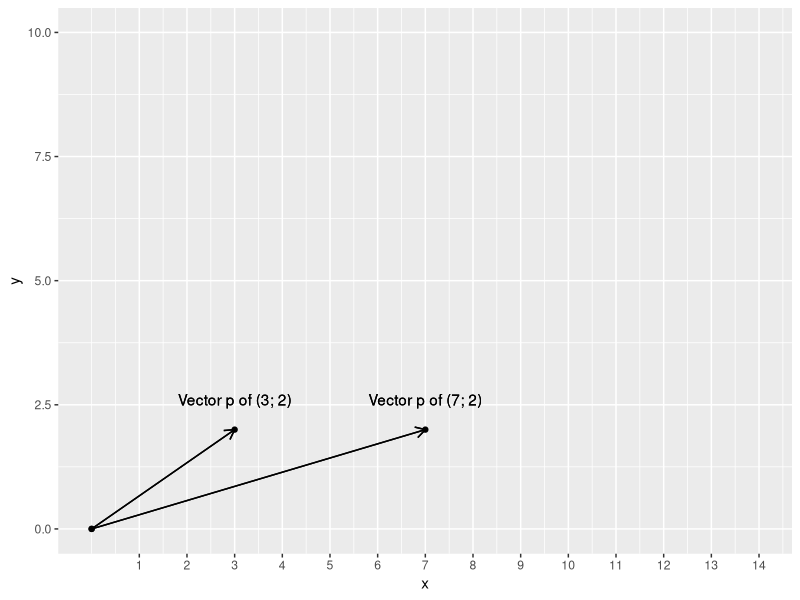
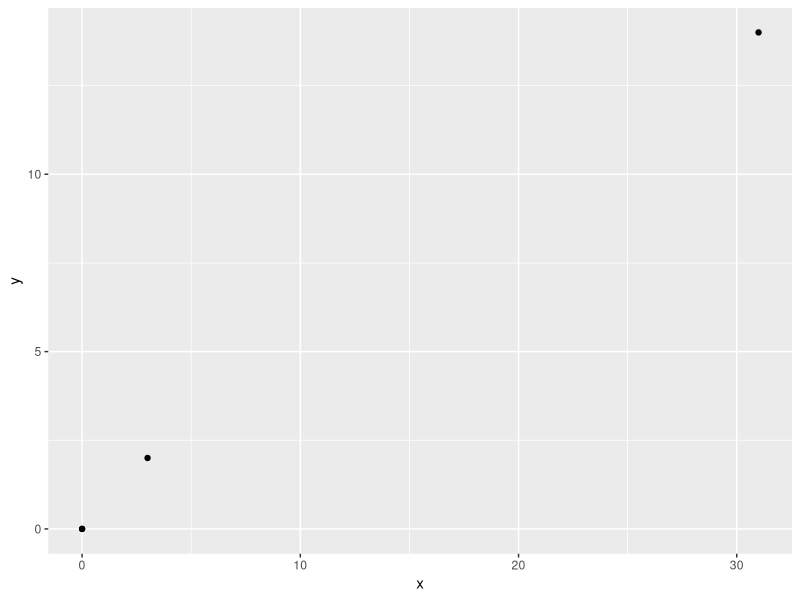
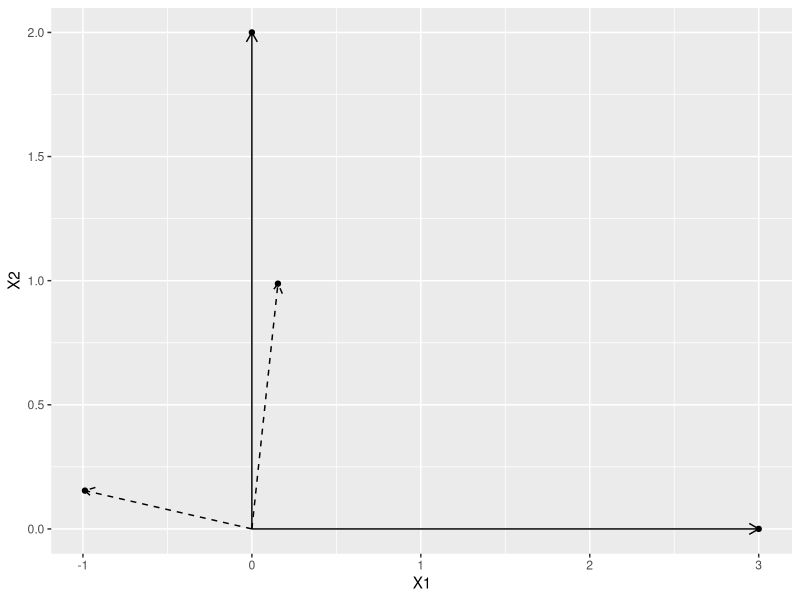

The R source for these figures, in order:
library(tidyverse)

# matrix multiplication

A <- matrix(c(1, 2, 3, 4, 5, 6), byrow=TRUE, nrow = 2) 
B <- matrix(c(1, 2, 3, 4, 5, 6), byrow=FALSE, ncol = 2) 
C <- A %*% B
# check of calculation
C[1,1] == A[1,1] * B[1,1] + A[1,2] * B[2,1] + A[1,3] * B[3,1]


# 2 X 3 * 3 X 7

A  <-  matrix(rnorm(6), byrow = TRUE, nrow = 2)
V  <-  matrix(rnorm(21), byrow = FALSE, ncol = 7)
R  <- A %*% V
print(paste0('number of rows: ', nrow(R) ,'; number of columns: ', ncol(R)))


# 2 X 2 * 2 X 1

A  <-  matrix(rnorm(4), byrow = TRUE, nrow = 2)
V  <-  matrix(rnorm(2), byrow = FALSE, ncol = 1)
R  <- A %*% V
print(paste0('number of rows: ', nrow(R) ,'; number of columns: ', ncol(R)))



# 1 X 9 * 9 X 1

A  <-  matrix(seq(1,9,1), byrow = TRUE, nrow = 1)
V  <-  matrix(seq(1, 9, 1), byrow = FALSE, ncol = 1)
R  <- A %*% V
print(paste0('number of rows: ', nrow(R) ,'; number of columns: ', ncol(R)))




# 2 X 2 * 2 X 2

A  <-  matrix(c(3, 4, -1, 8), byrow = TRUE, nrow = 2)
V  <-  matrix(c(2, 3, -2, 7), byrow = FALSE, ncol = 2)
R  <- A %*% V


# 3 X 3 * 3 X 2

A  <-  matrix(c(4, 3, 2, 1, -2, -4, -5, 8, 11), byrow = TRUE, nrow = 3)
V  <-  matrix(c(3, -2, 1, -7, 6, -2), byrow = FALSE, ncol = 2)
R  <- A %*% V
print(paste0('number of rows: ', nrow(R) ,'; number of columns: ', ncol(R)))

# example for linear transformation
v <- c(3,2)
M <- matrix(c(1, 2, 2, -2), byrow = TRUE, ncol = 2)

v %*% M

as_vector_plot <- function(v){
  data <- data.frame(x = 0, y = 0)
  new_point <- data.frame(x= v[1], y = v[2])
  
  bind_rows(data, new_point)
}

as_product_plot <- function(v, M){
  product <- v %*% M
  product_vec <- as.vector(product)
  as_vector_plot(product_vec)

}

ggplot() +
  geom_point(data = as_vector_plot(v), aes(x,y))+
  geom_segment(data = as_vector_plot(v), aes(x = 0, y = 0, xend = max(x), yend = max(y)), arrow = arrow(length = unit(0.02, "npc"))) +
  geom_text(data = as_vector_plot(v), aes(x = max(x), y = max(y), label = paste0('Vector p of (', max(x), "; ", max(y), ")")), vjust = -2) +
  geom_point(data = as_product_plot(v, M), aes(x,y))+
  geom_segment(data = as_product_plot(v, M), aes(x = 0, y = 0, xend = max(x), yend = max(y)), arrow = arrow(length = unit(0.02, "npc"))) +
  geom_text(data = as_product_plot(v, M), aes(x = max(x), y = max(y), label = paste0('Vector p of (', max(x), "; ", max(y), ")")), vjust = -2) +
  scale_x_continuous(breaks = seq(1, max(as_product_plot(v, M)[1]) * 5, 1), limits = c(0, max(as_product_plot(v, M)[1]) * 2)) +
  ylim(0, v[2] * 5)


# matrix transformations

x <- 4
y  <- 2

shearing <- function(v, x, y){
  x_shearing <- matrix(c(1, x, 0, 1), byrow = T, ncol = 2) 
  y_shearing <- matrix(c(1, 0, y, 1), byrow = T, ncol = 2) 
  vec <- v %*% x_shearing %*% y_shearing

  as.vector(vec)
}

ggplot() +
  geom_point(data = as_vector_plot(shearing(v, 4, 2)), aes(x,y)) +
  geom_point(data = as_vector_plot(v), aes(x, y))

theta  <- 30

derive_basis_vectors <- function(v) {
  vec1 <- c(v[1], 0)
  vec2 <- c(0, v[2])
  matrix(c(vec1, vec2), byrow = TRUE, ncol = 2)
}

rotation <- function(v, theta){
  matrix(c(cos(theta), (-1)* sin(theta), sin(theta), cos(theta)), byrow = TRUE, ncol = 2)
}
original <- data.frame(matrix(unlist(derive_basis_vectors(v)), byrow = TRUE, ncol = 2))
rotated <- data.frame(rotation(v, 30))

v <- c(1,1)

ggplot() +
  geom_point(data = original, aes(X1,X2)) +
  geom_segment(data = original, aes(x=0, y=0, xend = X1, yend= X2), arrow = arrow(length = unit(0.02, "npc"))) +
  geom_point(data = rotated, aes(X1,X2)) +
  geom_segment(data = rotated, aes(x=0, y=0, xend = X1, yend= X2), linetype = "dashed", arrow = arrow(length = unit(0.02, "npc")))
